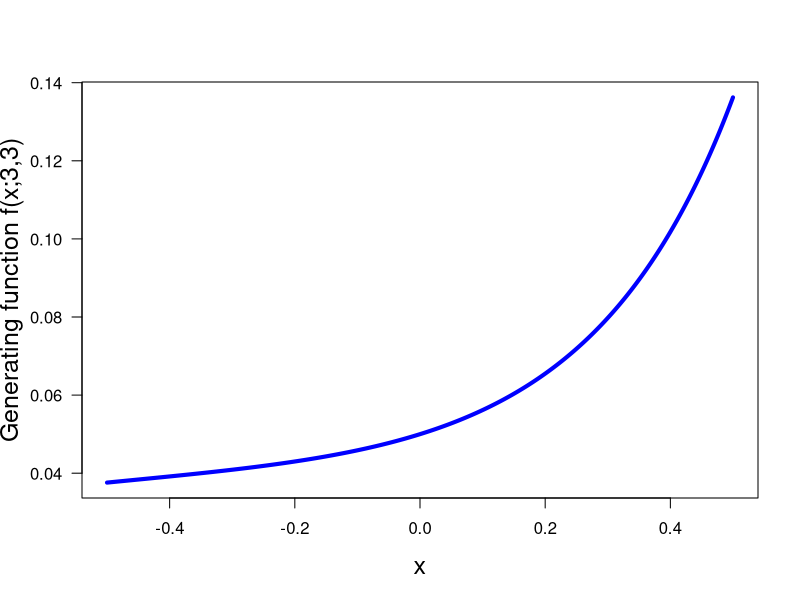

Reproduce this figure in R.
print('file: MannWhitneyGenFct.R')
# Mann-Whitney test: generating function, n=3=m
n = 3; m = 3
fx = function(x) { # (1) generating function
  s1 = 1; s2 = 1; for(i in (m+1):(m+n)) s1=s1*(1-x^i); for(i in 1:n) s2=s2*(1-x^i);
  return(s1/s2/(factorial(n+m)/factorial(m)/factorial(n)))}
xa = seq(-0.5,0.5,1e-3)
# png('GenFct33MWtest180527.png',width=16,height=16,units='cm',res=300)
plot(xa,fx(xa),type='l',lwd=4,col='blue',xlab='x',
       ylab='Generating function f(x;3,3)',las=1,cex.lab=1.5)
# dev.off()
